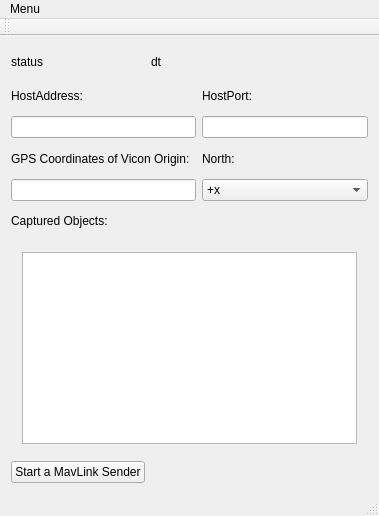
<?xml version="1.0" encoding="UTF-8"?>
<ui version="4.0">
 <class>StationWindow</class>
 <widget class="QMainWindow" name="StationWindow">
  <property name="geometry">
   <rect>
    <x>0</x>
    <y>0</y>
    <width>379</width>
    <height>516</height>
   </rect>
  </property>
  <property name="windowTitle">
   <string>ViconMAVLink</string>
  </property>
  <widget class="QWidget" name="centralWidget">
   <layout class="QGridLayout" name="gridLayout">
    <item row="6" column="3">
     <widget class="QComboBox" name="NorthMapComboBox">
      <item>
       <property name="text">
        <string>+x</string>
       </property>
      </item>
      <item>
       <property name="text">
        <string>-x</string>
       </property>
      </item>
      <item>
       <property name="text">
        <string>+y</string>
       </property>
      </item>
      <item>
       <property name="text">
        <string>-y</string>
       </property>
      </item>
     </widget>
    </item>
    <item row="3" column="3">
     <widget class="QLineEdit" name="hostPortLine"/>
    </item>
    <item row="6" column="0" colspan="3">
     <widget class="QLineEdit" name="viconGPSLine"/>
    </item>
    <item row="7" column="0">
     <widget class="QLabel" name="label_2">
      <property name="text">
       <string>Captured Objects:</string>
      </property>
     </widget>
    </item>
    <item row="8" column="0" rowspan="2" colspan="4">
     <widget class="QStackedWidget" name="stackedWidget">
      <property name="currentIndex">
       <number>0</number>
      </property>
      <widget class="QWidget" name="page">
       <layout class="QGridLayout" name="gridLayout_2">
        <item row="0" column="0">
         <widget class="QListWidget" name="listWidget"/>
        </item>
       </layout>
      </widget>
      <widget class="QWidget" name="page_2"/>
     </widget>
    </item>
    <item row="2" column="0">
     <widget class="QLabel" name="hostAddressLabel">
      <property name="text">
       <string>HostAddress:</string>
      </property>
     </widget>
    </item>
    <item row="2" column="3">
     <widget class="QLabel" name="hostPortLabel">
      <property name="text">
       <string>HostPort:</string>
      </property>
     </widget>
    </item>
    <item row="3" column="0" colspan="3">
     <widget class="QLineEdit" name="hostAddressLine"/>
    </item>
    <item row="4" column="0" colspan="2">
     <widget class="QLabel" name="label">
      <property name="text">
       <string>GPS Coordinates of Vicon Origin:</string>
      </property>
     </widget>
    </item>
    <item row="4" column="3">
     <widget class="QLabel" name="NothLabel">
      <property name="text">
       <string>North:</string>
      </property>
     </widget>
    </item>
    <item row="10" column="0">
     <widget class="QPushButton" name="startMavLinkSenderButton">
      <property name="text">
       <string>Start a MavLink Sender</string>
      </property>
     </widget>
    </item>
    <item row="0" column="1">
     <widget class="QLabel" name="dtLabel">
      <property name="text">
       <string>dt</string>
      </property>
      <property name="alignment">
       <set>Qt::AlignLeading|Qt::AlignLeft|Qt::AlignVCenter</set>
      </property>
     </widget>
    </item>
    <item row="0" column="0">
     <widget class="QLabel" name="status">
      <property name="text">
       <string>status</string>
      </property>
      <property name="alignment">
       <set>Qt::AlignLeading|Qt::AlignLeft|Qt::AlignVCenter</set>
      </property>
     </widget>
    </item>
   </layout>
  </widget>
  <widget class="QMenuBar" name="menuBar">
   <property name="geometry">
    <rect>
     <x>0</x>
     <y>0</y>
     <width>379</width>
     <height>25</height>
    </rect>
   </property>
   <widget class="QMenu" name="menuMenu">
    <property name="title">
     <string>Menu</string>
    </property>
    <addaction name="actionConnect_Vicon"/>
    <addaction name="actionDisconnect_Vicon"/>
    <addaction name="actionQuit"/>
   </widget>
   <addaction name="menuMenu"/>
  </widget>
  <widget class="QToolBar" name="mainToolBar">
   <property name="mouseTracking">
    <bool>true</bool>
   </property>
   <attribute name="toolBarArea">
    <enum>TopToolBarArea</enum>
   </attribute>
   <attribute name="toolBarBreak">
    <bool>false</bool>
   </attribute>
  </widget>
  <widget class="QStatusBar" name="statusBar"/>
  <action name="actionConnect_Vicon">
   <property name="text">
    <string>Connect Vicon</string>
   </property>
  </action>
  <action name="actionDisconnect_Vicon">
   <property name="text">
    <string>Disconnect Vicon</string>
   </property>
  </action>
  <action name="actionQuit">
   <property name="text">
    <string>Quit</string>
   </property>
  </action>
 </widget>
 <layoutdefault spacing="6" margin="11"/>
 <resources/>
 <connections/>
</ui>
